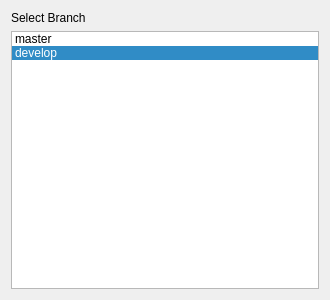
<?xml version="1.0" encoding="UTF-8"?>
<ui version="4.0">
 <class>QDialog</class>
 <widget class="QDialog" name="QDialog">
  <property name="geometry">
   <rect>
    <x>0</x>
    <y>0</y>
    <width>330</width>
    <height>300</height>
   </rect>
  </property>
  <property name="windowTitle">
   <string>Change Branch</string>
  </property>
  <layout class="QVBoxLayout" name="verticalLayout">
   <item>
    <widget class="QLabel" name="label">
     <property name="text">
      <string>Select Branch</string>
     </property>
    </widget>
   </item>
   <item>
    <widget class="QListWidget" name="branch_list">
     <property name="currentRow">
      <number>1</number>
     </property>
     <item>
      <property name="text">
       <string>master</string>
      </property>
     </item>
     <item>
      <property name="text">
       <string>develop</string>
      </property>
     </item>
    </widget>
   </item>
  </layout>
 </widget>
 <resources/>
 <connections/>
</ui>
